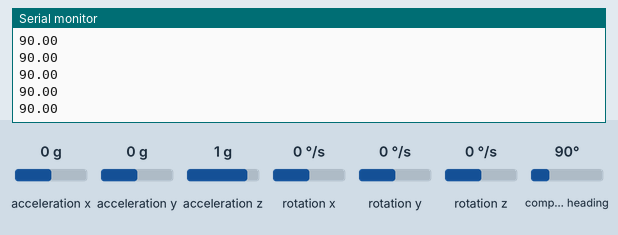
The sketch below on a simulated Arduino Uno, built with avr-gcc and run on an emulated ATmega328P. Parts: the last lines printed to the serial monitor. The inputs (shaded band) are chosen by the test bench; at power-on: compass heading 90°, acceleration x 0 g, acceleration y 0 g, acceleration z 1 g, rotation x 0 °/s, rotation y 0 °/s, rotation z 0 °/s.

Above: at 8.2 s.
8.3 s: compass heading set to 7°
At 9.1 s:
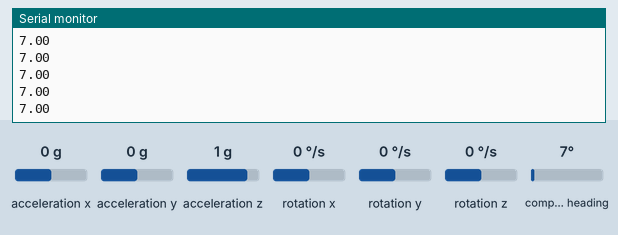
9.8 s: compass heading set to 180°
At 10.5 s:
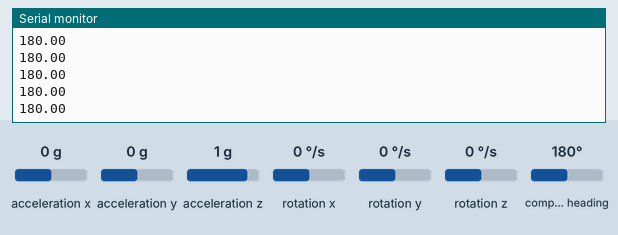
Timing chart, 0 to 12.8 s (numbered marks = the images above; inputs shaded):
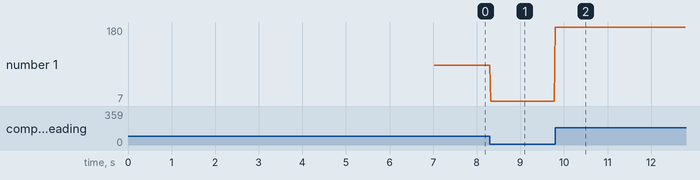

The sketch:

calibration_gyro.ino
```cpp
#include "MPU9250.h"

MPU9250 mpu;

void setup()
{
    Serial.begin(115200);

    Wire.begin();

    delay(2000);
    mpu.setup();

    delay(5000);

    // calibrate anytime you want to
    mpu.calibrateAccelGyro();
    mpu.calibrateMag();

    mpu.printCalibration();
}

void loop()
{
   static uint32_t prev_ms = millis();
    if ((millis() - prev_ms) > 16)
    {
        mpu.update();
        Serial.println(mpu.getYaw());

        prev_ms = millis();
    }
}
```

Measured:
- after the input at 8.3 s, the serial monitor: prints a new line at once (image 1)
- after the input at 9.8 s, the serial monitor: prints a new line at once (image 2)
- plotted number 1: 90 → 7 after the input at 8.3 s, 7 → 180 after the input at 9.8 s
